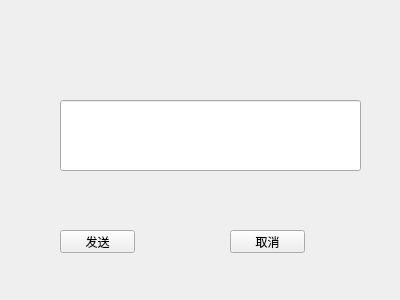
<?xml version="1.0" encoding="UTF-8"?>
<ui version="4.0">
 <class>Form</class>
 <widget class="QWidget" name="Form">
  <property name="geometry">
   <rect>
    <x>0</x>
    <y>0</y>
    <width>400</width>
    <height>300</height>
   </rect>
  </property>
  <property name="windowTitle">
   <string>Form</string>
  </property>
  <widget class="QPushButton" name="pushButton">
   <property name="geometry">
    <rect>
     <x>60</x>
     <y>230</y>
     <width>75</width>
     <height>23</height>
    </rect>
   </property>
   <property name="text">
    <string>发送</string>
   </property>
  </widget>
  <widget class="QPushButton" name="pushButton_2">
   <property name="geometry">
    <rect>
     <x>230</x>
     <y>230</y>
     <width>75</width>
     <height>23</height>
    </rect>
   </property>
   <property name="text">
    <string>取消</string>
   </property>
  </widget>
  <widget class="QLineEdit" name="lineEdit">
   <property name="geometry">
    <rect>
     <x>60</x>
     <y>100</y>
     <width>301</width>
     <height>71</height>
    </rect>
   </property>
  </widget>
 </widget>
 <resources/>
 <connections/>
</ui>
